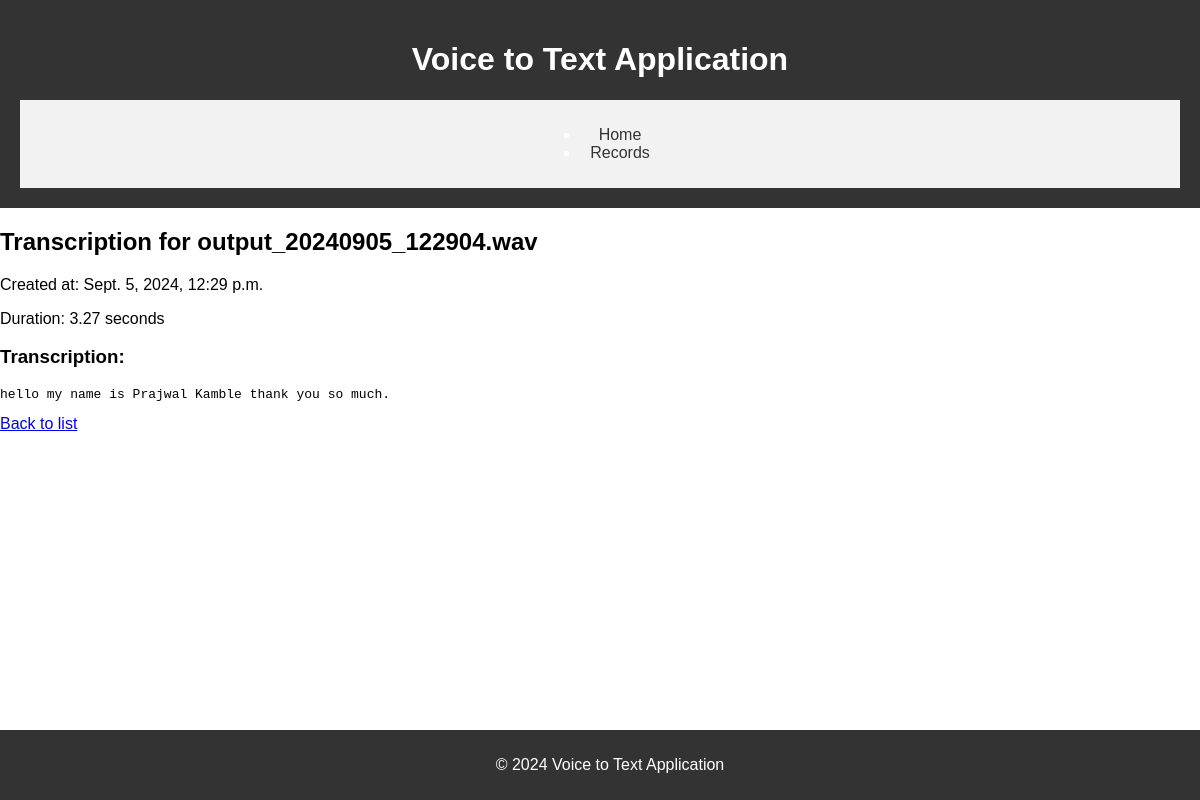
The page /records/32/ on the database its author committed.
### speech_to_text/models.py (models this page shows, shortened)
class AudioRecord(models.Model):
    file_name = models.CharField(max_length=255)
    file_path = models.CharField(max_length=255)
    text_file_path = models.CharField(max_length=255, blank=True, null=True)
    created_at = models.DateTimeField(auto_now_add=True)
    duration = models.FloatField(null=True, blank=True)
    transcription = models.TextField(null=True, blank=True)

### speech_to_text/views.py (the view)
# urls.py: path('records/<int:record_id>/', views.view_transcription, name='view_transcription'),
def view_transcription(request, record_id):
    record = get_object_or_404(AudioRecord, id=record_id)
    return render(request, 'speech_to_text/view_transcription.html', {'record': record})

### speech_to_text/templates/speech_to_text/view_transcription.html (shortened to what this page needs)
{% extends 'speech_to_text/base.html' %}
{% block content %}
<h2>Transcription for {{ record.file_name }}</h2>
<p>Created at: {{ record.created_at }}</p>
<p>Duration: {{ record.duration|floatformat:2 }} seconds</p>
<h3>Transcription:</h3>
{% if record.transcription %}
    <pre>{{ record.transcription }}</pre>
{% else %}
    <p>No transcription available for this record.</p>
{% endif %}
<a href="{% url 'list_records' %}">Back to list</a>
{% endblock %}

### static/css/style.css (style rules this page uses)
body { font-family: Arial, sans-serif; margin: 0; padding: 0; }

### rows shown on the page
AudioRecord: file_name "output_20240905_122904.wav", created_at "Sept. 5, 2024, 12:29 p.m.", duration "3.27", transcription "hello my name is Prajwal Kamble thank you so much."
